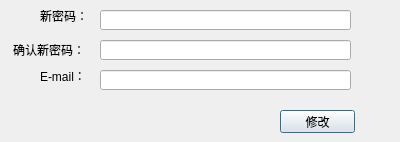
<?xml version="1.0" encoding="UTF-8"?>
<ui version="4.0">
 <class>ChangeInformationDialog</class>
 <widget class="QDialog" name="ChangeInformationDialog">
  <property name="geometry">
   <rect>
    <x>0</x>
    <y>0</y>
    <width>400</width>
    <height>142</height>
   </rect>
  </property>
  <property name="windowTitle">
   <string>Dialog</string>
  </property>
  <widget class="QLabel" name="label">
   <property name="geometry">
    <rect>
     <x>40</x>
     <y>10</y>
     <width>54</width>
     <height>12</height>
    </rect>
   </property>
   <property name="text">
    <string>新密码：</string>
   </property>
  </widget>
  <widget class="QLineEdit" name="lineEdit">
   <property name="geometry">
    <rect>
     <x>100</x>
     <y>10</y>
     <width>251</width>
     <height>20</height>
    </rect>
   </property>
  </widget>
  <widget class="QLabel" name="label_2">
   <property name="geometry">
    <rect>
     <x>13</x>
     <y>40</y>
     <width>71</width>
     <height>20</height>
    </rect>
   </property>
   <property name="text">
    <string>确认新密码：</string>
   </property>
  </widget>
  <widget class="QLineEdit" name="lineEdit_2">
   <property name="geometry">
    <rect>
     <x>100</x>
     <y>40</y>
     <width>251</width>
     <height>20</height>
    </rect>
   </property>
  </widget>
  <widget class="QLabel" name="label_3">
   <property name="geometry">
    <rect>
     <x>40</x>
     <y>70</y>
     <width>54</width>
     <height>12</height>
    </rect>
   </property>
   <property name="text">
    <string>E-mail：</string>
   </property>
  </widget>
  <widget class="QLineEdit" name="lineEdit_3">
   <property name="geometry">
    <rect>
     <x>100</x>
     <y>70</y>
     <width>251</width>
     <height>20</height>
    </rect>
   </property>
  </widget>
  <widget class="QLabel" name="label_4">
   <property name="geometry">
    <rect>
     <x>40</x>
     <y>110</y>
     <width>111</width>
     <height>16</height>
    </rect>
   </property>
   <property name="text">
    <string/>
   </property>
  </widget>
  <widget class="QPushButton" name="pushButton">
   <property name="geometry">
    <rect>
     <x>280</x>
     <y>110</y>
     <width>75</width>
     <height>23</height>
    </rect>
   </property>
   <property name="text">
    <string>修改</string>
   </property>
  </widget>
 </widget>
 <resources/>
 <connections/>
</ui>
